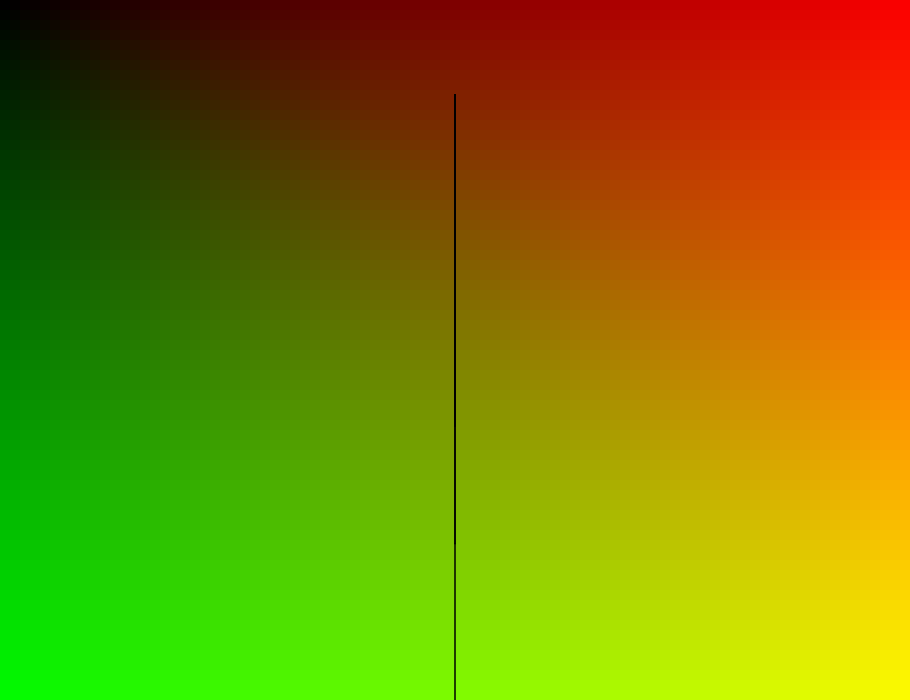
Frame 1 (no input)
Frame 60 (no input): identical to frame 1, image omitted
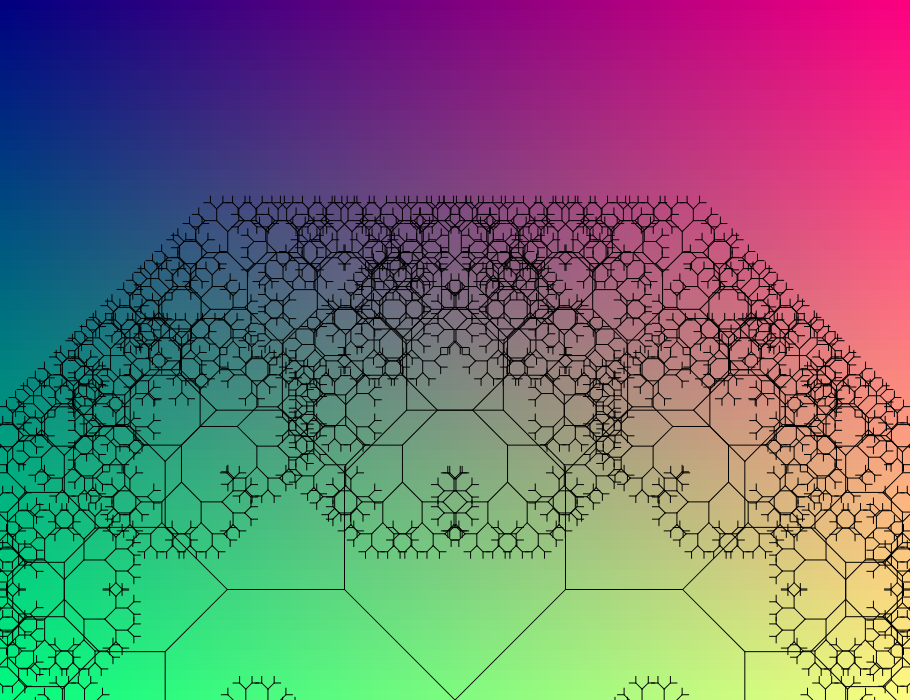
Frame 120 (the mouse pressed at the canvas centre since frame 60)

The p5.js sketch that drew these frames (run headless with seeded random() and noise() and a simulated clock; from frame 60 on, the mouse is pressed at the canvas centre):

// p5.js sketch
// ── sketch.js
let theta;

function setup() {
  createCanvas(910, 700);
}

function draw() {
  
  for(let x=0; x<width; x+=10){
      for(let y=0; y<height; y+=10){
          let r = map(x,0,width,0,255);
          let g = map(y,0,height,0,255);
          let b = map(mouseX,0,width,0,255);
          fill (r,g,b);
          noStroke();
          rect(x,y,10,10);
      }
  }

  frameRate(30);
  stroke(255);
  // Let's pick an angle 0 to 90 degrees based on the mouse position
  let a = ( mouseX / width) * 90;
  // Convert it to radians
  theta = radians(a);
//   // Start the tree from the bottom of the screen
  translate(width/2, height);

  // Start the recursive branching!
  branch(250);

 

}
function branch(h) {
    // Each branch will be 2/3rds the size of the previous one
    h *= 0.75;
  
    // All recursive functions must have an exit condition!!!!
    // Here, ours is when the length of the branch is 2 pixels or less
    if (h > 7) {
      push();    // Save the current state of transformation (i.e. where are we now)
      rotate(theta);
      stroke(0);   // Rotate by theta
      line(0, 0, 0, -h/1.2);  // Draw the branch
      translate(0, -h/1.2); // Move to the end of the branch
      branch(h);       // Ok, now call myself to draw two new branches!!
      pop();     // Whenever we get back here, we "pop" in order to restore the previous matrix state
  
      // Repeat the same thing, only branch off to the "left" this time!
      push();
      rotate(-theta);
      stroke(0);
      line(0, 0, 0, -h/1.2);
      translate(0, -h/1.2);
      branch(h);
      pop();
    }
  }
